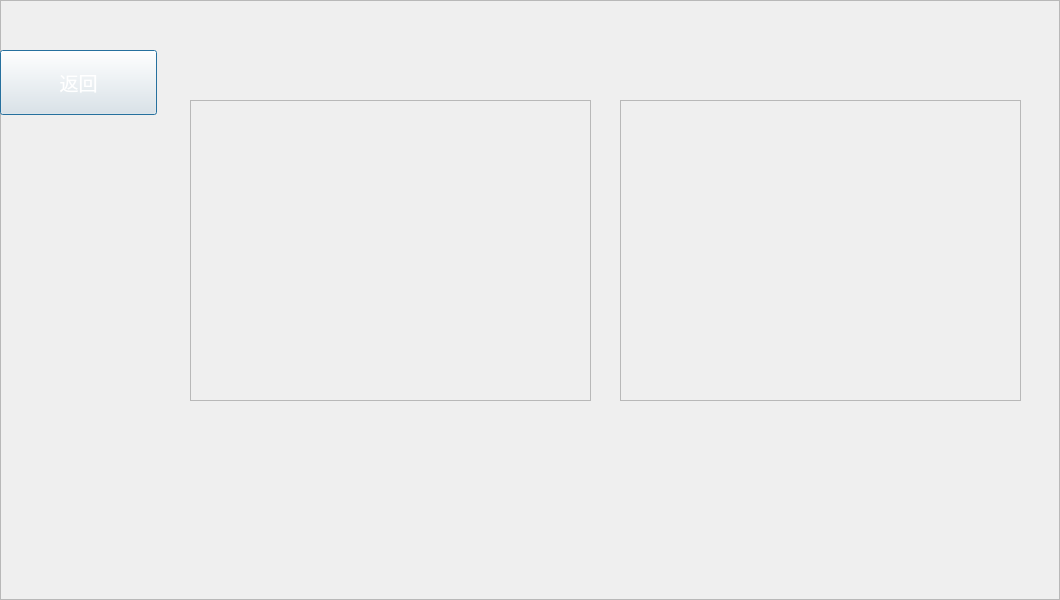
<?xml version="1.0" encoding="UTF-8"?>
<ui version="4.0">
 <class>Dialog</class>
 <widget class="QDialog" name="Dialog">
  <property name="geometry">
   <rect>
    <x>0</x>
    <y>0</y>
    <width>1060</width>
    <height>600</height>
   </rect>
  </property>
  <property name="windowTitle">
   <string>Dialog</string>
  </property>
  <widget class="QFrame" name="frame">
   <property name="geometry">
    <rect>
     <x>0</x>
     <y>0</y>
     <width>1060</width>
     <height>600</height>
    </rect>
   </property>
   <property name="frameShape">
    <enum>QFrame::StyledPanel</enum>
   </property>
   <property name="frameShadow">
    <enum>QFrame::Raised</enum>
   </property>
   <widget class="QLabel" name="label_3">
    <property name="geometry">
     <rect>
      <x>0</x>
      <y>0</y>
      <width>1061</width>
      <height>601</height>
     </rect>
    </property>
    <property name="font">
     <font>
      <family>微软雅黑</family>
      <pointsize>14</pointsize>
     </font>
    </property>
    <property name="styleSheet">
     <string notr="true">background-image: url(:/area1_bg.png);</string>
    </property>
    <property name="text">
     <string/>
    </property>
   </widget>
   <widget class="QFrame" name="frame_6">
    <property name="geometry">
     <rect>
      <x>190</x>
      <y>100</y>
      <width>401</width>
      <height>301</height>
     </rect>
    </property>
    <property name="frameShape">
     <enum>QFrame::StyledPanel</enum>
    </property>
    <property name="frameShadow">
     <enum>QFrame::Raised</enum>
    </property>
    <widget class="QLabel" name="label1_1">
     <property name="geometry">
      <rect>
       <x>0</x>
       <y>0</y>
       <width>401</width>
       <height>301</height>
      </rect>
     </property>
     <property name="text">
      <string/>
     </property>
    </widget>
   </widget>
   <widget class="QFrame" name="frame_7">
    <property name="geometry">
     <rect>
      <x>620</x>
      <y>100</y>
      <width>401</width>
      <height>301</height>
     </rect>
    </property>
    <property name="frameShape">
     <enum>QFrame::StyledPanel</enum>
    </property>
    <property name="frameShadow">
     <enum>QFrame::Raised</enum>
    </property>
    <widget class="QLabel" name="label1_3">
     <property name="geometry">
      <rect>
       <x>0</x>
       <y>0</y>
       <width>401</width>
       <height>301</height>
      </rect>
     </property>
     <property name="text">
      <string/>
     </property>
    </widget>
   </widget>
   <widget class="QLabel" name="label1_4">
    <property name="geometry">
     <rect>
      <x>380</x>
      <y>440</y>
      <width>101</width>
      <height>16</height>
     </rect>
    </property>
    <property name="styleSheet">
     <string notr="true">font: 12pt &quot;微软雅黑&quot;;</string>
    </property>
    <property name="text">
     <string/>
    </property>
   </widget>
   <widget class="QLabel" name="label1_5">
    <property name="geometry">
     <rect>
      <x>810</x>
      <y>440</y>
      <width>101</width>
      <height>16</height>
     </rect>
    </property>
    <property name="styleSheet">
     <string notr="true">font: 12pt &quot;微软雅黑&quot;;</string>
    </property>
    <property name="text">
     <string/>
    </property>
   </widget>
   <widget class="QLabel" name="label_4">
    <property name="geometry">
     <rect>
      <x>320</x>
      <y>490</y>
      <width>91</width>
      <height>21</height>
     </rect>
    </property>
    <property name="text">
     <string/>
    </property>
   </widget>
   <widget class="QLabel" name="label_5">
    <property name="geometry">
     <rect>
      <x>750</x>
      <y>490</y>
      <width>91</width>
      <height>21</height>
     </rect>
    </property>
    <property name="text">
     <string/>
    </property>
   </widget>
   <widget class="QPushButton" name="pushButton_7">
    <property name="geometry">
     <rect>
      <x>0</x>
      <y>50</y>
      <width>157</width>
      <height>65</height>
     </rect>
    </property>
    <property name="font">
     <font>
      <family>微软雅黑</family>
      <pointsize>14</pointsize>
      <weight>50</weight>
      <italic>false</italic>
      <bold>false</bold>
     </font>
    </property>
    <property name="styleSheet">
     <string notr="true">background-image: url(:/first_button.png);
font: 75 12pt &quot;Cascadia Code&quot;;
font: 75 14pt &quot;Modern&quot;;
color: rgb(255, 255, 255);
font: 14pt &quot;微软雅黑&quot;;</string>
    </property>
    <property name="text">
     <string>返回</string>
    </property>
   </widget>
  </widget>
 </widget>
 <resources>
  <include location="../data/a.qrc"/>
 </resources>
 <connections>
  <connection>
   <sender>pushButton_7</sender>
   <signal>clicked()</signal>
   <receiver>Dialog</receiver>
   <slot>gomain()</slot>
   <hints>
    <hint type="sourcelabel">
     <x>78</x>
     <y>82</y>
    </hint>
    <hint type="destinationlabel">
     <x>529</x>
     <y>299</y>
    </hint>
   </hints>
  </connection>
 </connections>
 <slots>
  <slot>goarea2()</slot>
  <slot>goenter()</slot>
  <slot>gofirst()</slot>
  <slot>gomain()</slot>
 </slots>
</ui>
